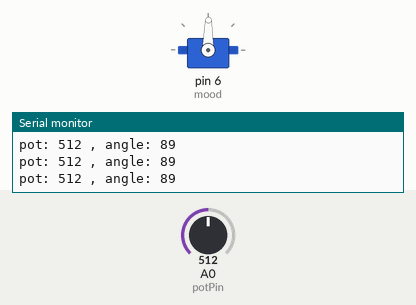
The sketch below on a simulated Arduino Uno, built with avr-gcc and run on an emulated ATmega328P. Shown: servo, the last lines printed to the serial monitor. The test bench sets the inputs (shaded band); at power-on: A0 (potPin) = 512.

Above: at 1.2 s.
1.3 s: A0 (potPin) set to 562
At 1.7 s:
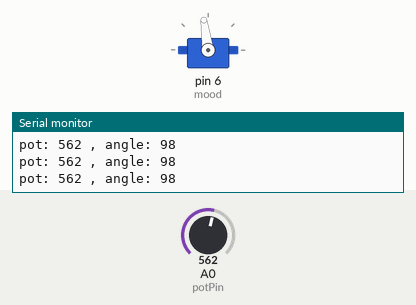
2.8 s: A0 (potPin) set to 584
At 3.6 s:
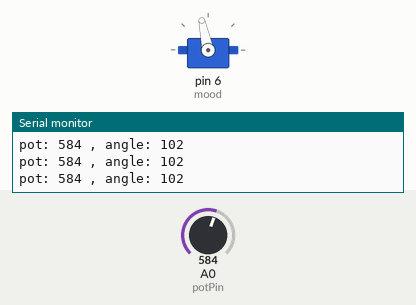
4.3 s: A0 (potPin) set to 306
At 4.9 s:
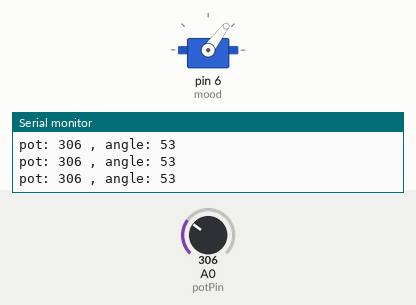
5.8 s: A0 (potPin) set to 105
At 6.8 s:
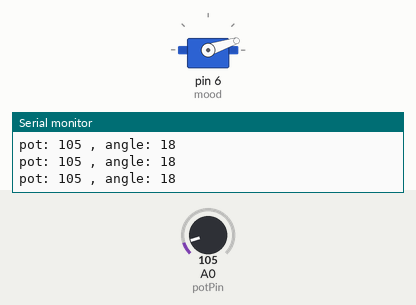
7.3 s: A0 (potPin) set to 95
At 8.3 s:
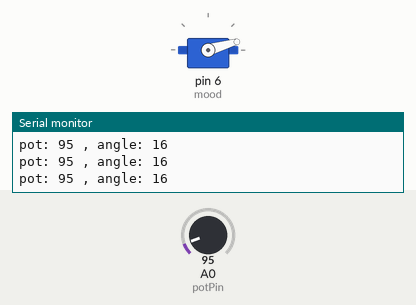
10.3 s: A0 (potPin) set to 122
At 11.5 s:
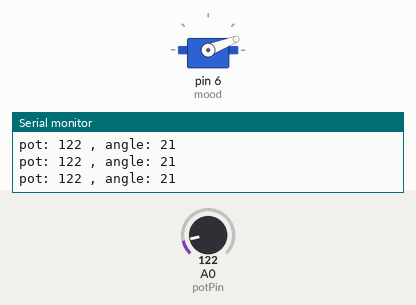
Timing chart, 0 to 12.8 s (numbered marks = the images above; inputs shaded):
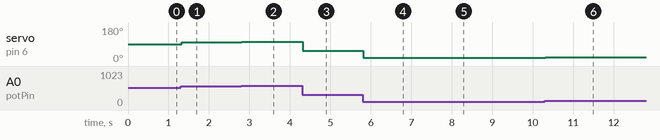

Measured:
- after the input at 1.3 s, servo on pin 6 (mood): 89° → 98° at once
- after the input at 2.8 s, servo on pin 6 (mood): 98° → 102° at once
- after the input at 4.3 s, servo on pin 6 (mood): 102° → 53° at once
- after the input at 5.8 s, servo on pin 6 (mood): 53° → 18° at once
- after the input at 7.3 s, servo on pin 6 (mood): 18° → 16° at once
- after the input at 10.3 s, servo on pin 6 (mood): 16° → 21° at once

The sketch:

project05.ino
```cpp
#include <Servo.h>

Servo mood;
int const potPin = A0;
int pot;
int angle;

void setup() {
  mood.attach(6);
  Serial.begin(9600);
}

void loop() {
  pot = analogRead(potPin);
  Serial.print("pot: ");
  Serial.print(pot);

  //map(number to scale, min value of input, max input, min out, max out)
  angle = map(pot, 0, 1023, 0 , 179);
  Serial.print(" , angle: ");
  Serial.println(angle);

  mood.write(angle);
  delay(15);
}
```
